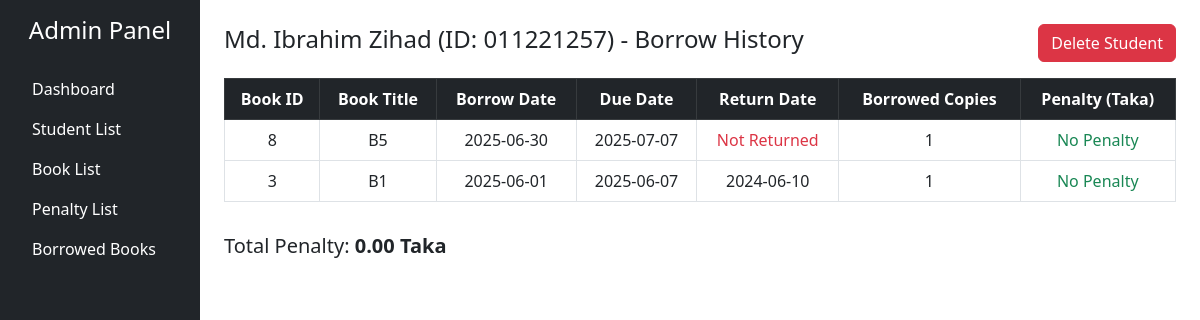
Page /studentDetails.php?id=011221257 on the committed database.
### tables this page shows
CREATE TABLE `students` (
  `student_id` varchar(10) NOT NULL,
  `name` varchar(100) DEFAULT NULL,
  `phone` varchar(20) DEFAULT NULL,
  `email` varchar(100) DEFAULT NULL,
  `department` varchar(100) DEFAULT NULL
);

CREATE TABLE `borrowhistory` (
  `student_id` varchar(10) NOT NULL,
  `book_id` int(11) NOT NULL,
  `borrow_date` date NOT NULL DEFAULT current_timestamp(),
  `due_date` date DEFAULT NULL,
  `return_date` date DEFAULT NULL,
  `borrowed_copies` int(11) DEFAULT NULL,
  `penalty` decimal(10,2) DEFAULT NULL
);

CREATE TABLE `booklist` (
  `book_id` int(11) NOT NULL,
  `book_name` varchar(255) DEFAULT NULL,
  `total_copies` int(11) DEFAULT NULL,
  `available_copies` int(11) DEFAULT NULL
);

CREATE TABLE `penalty` (
  `student_id` varchar(10) NOT NULL,
  `total_penalty` decimal(10,2) DEFAULT NULL,
  `status` enum('paid','not paid') DEFAULT NULL
);

### studentDetails.php (the view, shortened to what this page needs)
<?php
include 'connectdb.php';
$student_id = isset($_GET['id']) ? $conn->real_escape_string($_GET['id']) : '';
$student_sql = "SELECT name FROM students WHERE student_id = '$student_id'";
$student_result = $conn->query($student_sql);
$student = $student_result->fetch_assoc();
$sql = "SELECT bh.book_id, b.book_name, bh.borrow_date, bh.due_date, bh.return_date, bh.penalty, bh.borrowed_copies
        FROM borrowhistory bh
        JOIN booklist b ON bh.book_id = b.book_id
        WHERE bh.student_id = '$student_id'
        ORDER BY bh.borrow_date DESC";
$result = $conn->query($sql);
$penalty_result = $conn->query("SELECT total_penalty FROM penalty WHERE student_id = '$student_id'");
$penalty_data = $penalty_result->fetch_assoc();
$total_penalty = $penalty_data['total_penalty'] ?? 0;
?>
<!DOCTYPE html>
<html lang="en">
<head>
    <link href="https://cdn.jsdelivr.net/npm/bootstrap@5.3.0/dist/css/bootstrap.min.css" rel="stylesheet">
</head>
<body>
<div class="container-fluid">
    <div class="row min-vh-100">
        <nav class="col-md-3 col-lg-2 bg-dark text-white p-3">
            <h4 class="text-center mb-4">Admin Panel</h4>
            <ul class="nav flex-column">
                <li class="nav-item"><a href="adminDashboard.php" class="nav-link text-white">Dashboard</a></li>
                <li class="nav-item"><a href="studentList.php" class="nav-link text-white">Student List</a></li>
                <li class="nav-item"><a href="bookList.php" class="nav-link text-white">Book List</a></li>
                <li class="nav-item"><a href="penaltyList.php" class="nav-link text-white">Penalty List</a></li>
                <li class="nav-item"><a href="borrowedList.php" class="nav-link text-white">Borrowed Books</a></li>
            </ul>
        </nav>
        <main class="col-md-9 col-lg-10 p-4">
            <div class="d-flex justify-content-between align-items-center mb-3">
                <h4><?= htmlspecialchars($student['name']) ?> (ID: <?= $student_id ?>) - Borrow History</h4>
                <div class="d-flex gap-2">
                    <form method="POST" onsubmit="return confirm('Are you sure you want to delete this student and all their records?');">
                        <button type="submit" name="delete_student" class="btn btn-danger">Delete Student</button>
                    </form>
                </div>
            </div>
            <div class="table-responsive">
                <table class="table table-bordered align-middle text-center">
                    <thead class="table-dark">
                        <tr>
                            <th>Book ID</th>
                            <th>Book Title</th>
                            <th>Borrow Date</th>
                            <th>Due Date</th>
                            <th>Return Date</th>
                            <th>Borrowed Copies</th>
                            <th>Penalty (Taka)</th>
                        </tr>
                    </thead>
                    <tbody>
                        <?php if ($result->num_rows > 0): ?>
                            <?php while ($row = $result->fetch_assoc()): ?>
                                <tr>
                                    <td><?= $row['book_id'] ?></td>
                                    <td><?= htmlspecialchars($row['book_name']) ?></td>
                                    <td><?= $row['borrow_date'] ?></td>
                                    <td><?= $row['due_date'] ?></td>
                                    <td><?= $row['return_date'] ?: '<span class="text-danger">Not Returned</span>' ?></td>
                                    <td><?= $row['borrowed_copies'] ?></td>
                                    <td><?= $row['penalty'] > 0 ? $row['penalty'] . ' TK' : '<span class="text-success">No Penalty</span>' ?></td>
                                </tr>
                            <?php endwhile; ?>
                        <?php else: ?>
                            <tr><td colspan="7" class="text-muted text-center">No borrow history found.</td></tr>
                        <?php endif; ?>
                    </tbody>
                </table>
            </div>
            <h5 class="mt-3">Total Penalty: <strong><?= $total_penalty ?> Taka</strong></h5>
        </main>
    </div>
</div>
</body>
</html>

### rows in the picture
students: name "Md. Ibrahim Zihad"
borrowhistory: book "8", book.book_name "B5", borrow_date "2025-06-30", due_date "2025-07-07", return_date "Not Returned", borrowed_copies "1", penalty "No Penalty"
borrowhistory: book "3", book.book_name "B1", borrow_date "2025-06-01", due_date "2025-06-07", return_date "2024-06-10", borrowed_copies "1", penalty "No Penalty"
penalty: total_penalty "0.00"

### other values in the picture
$student_id "011221257"
